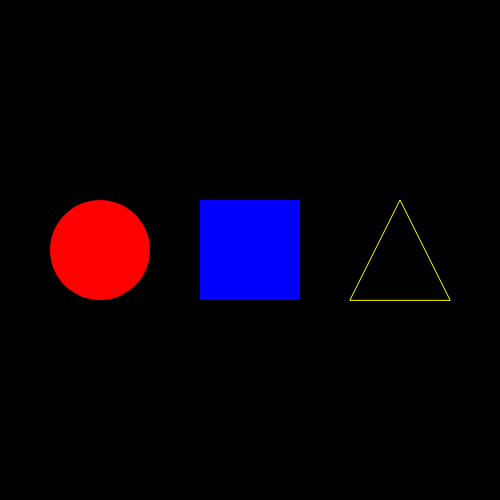
Frame 1 (no input)
Frame 60 (no input): identical to frame 1, image omitted
Frame 120 (the mouse pressed at the canvas centre since frame 60): identical to frame 1, image omitted

The p5.js sketch that drew this single still picture (run headless with seeded random() and noise() and a simulated clock; from frame 60 on, the mouse is pressed at the canvas centre):

// p5.js sketch
// ── sketch.js
/* * * * * * * * * * * * * * * * * * * * * * * *
       If statements 
 * * * * * * * * * * * * * * * * * * * * * * * */

let myVar = 0; //a variable used in the first if statement
let showRect = true; //try changing this to 'false'

function setup(){
  createCanvas(500, 500);
}

function draw(){
  background(0);
  noStroke();
  
  //check if myVar is less than 50
  if(myVar < 50){
    fill(255, 0, 0);
    ellipse(100, height/2, 100, 100);
  }
  
  //check if our boolean variable showRect is true
  if(showRect==true){
    fill(0, 0, 255);
    rect(200, 200, 100, 100);
  }
  
  //check if mouseX is greater than 350
  if(mouseX > 350){
    fill(255, 255, 0);
  }else{
    noFill();
    stroke(255, 255, 0);
  }
  //always drawing the triangle, but fill colour depends on if statement
  triangle(350, 300, 400, 200, 450, 300);

}
